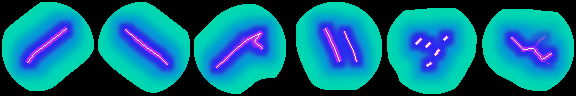
#> input picture assets/damage_masks/hires96/laser.png, 576 x 96 px; its folder holds 4 pictures in this run
$ python audit_damage_masks_96_materials.py
#> lines starting #> are read from the running program, lines starting #| are printed output that depends on the picture
#!/usr/bin/env python3
"""Nonblocking art audit of actual committed native-96 armor RGBA atlases.

Observes thermal reach, family material signatures, cutout diversity and
anti-aliased channel gradients. Aesthetic findings never gate packages.
No artwork synthesis, simulation changes or package build is performed.
"""
import argparse
import itertools
import json
import math
from pathlib import Path
from PIL import Image

ROOT=Path(__file__).resolve().parents[1]
ART=ROOT/"assets"/"damage_masks"/"hires96"
FAMILIES=("laser","kinetic","plasma","particle","missile","torpedo","fighter")
SIZE=96
COUNT=6
PIXELS_PER_ARMOR_CELL=36

def stats(frame,family):
    px=frame.load()
    cut=set()
    thermal=[]
    marked=set()
    phase_values=set()
    hot_values=set()
    outer_oxide_as_heat=0
    outer_oxide_as_chrome=0
    for y in range(SIZE):
        for x in range(SIZE):
            r,g,b,a=px[x,y]
            if a<128:cut.add((x,y))
            if r>32 or g>32 or b>32 or a<245:marked.add((x,y))
            is_anneal=b>170 if family=="laser" else g>45
            if is_anneal:
                thermal.append(math.hypot(x-47.5,y-47.5)/
                               PIXELS_PER_ARMOR_CELL)
            if family=="laser" and b>170:phase_values.add(g)
            if family=="laser" and 164<=b<=177 and g>80:
                # The outer oxide edge used to become an orange outline when
                # shader bilinear filtering crossed from B-tagged hue to
                # ordinary G thermal intensity; this should now be tapered.
                outer_oxide_as_heat+=1
            if family=="laser" and 164<=b<=177 and g<16:
                # A completely cold phase at B's edge falls into the
                # shader's cool-metal branch when bilinearly interpolated.
                outer_oxide_as_chrome+=1
            if family!="laser" and g>45:hot_values.add(g)
    return {
        "cutPixels":len(cut),
        "affectedPixels":len(marked),
        "heatOrAnnealPixels":len(thermal),
        "heatReachArmorCells":round(max(thermal),3) if thermal else 0,
        "oxidePhaseLevels":len(phase_values),
        "thermalGradientLevels":len(hot_values),
        "oxideFringeHueLeakPixels":outer_oxide_as_heat,
        "oxideFringeChromeLeakPixels":outer_oxide_as_chrome,
    },cut

def audit():
    report={"source":"Committed native-96 RGBA masks, no resampling",
            "metrics":"Widths in units of one 16x16 directional armor tile",
            "framesPerFamily":COUNT,"framePixelSize":SIZE,
            "families":{},"styleWarnings":[]}
    family_reach={}
    for family in FAMILIES:
        path=ART/(family+".png")
        with Image.open(path) as src:
#> src is the input picture: PIL image 576x96 RGBA; mean R, G, B, A 10.8, 106.1, 133, 253.6
            if src.size!=(SIZE*COUNT,SIZE):
                raise ValueError("Invalid runtime atlas dimensions: "+str(path))
            atlas=src.convert("RGBA")
        frames=[];cutsets=[]
        for v in range(COUNT):
            frame=atlas.crop((v*SIZE,0,(v+1)*SIZE,SIZE))
            one,cut=stats(frame,family)
            one["variant"]=v+1
            frames.append(one)
            cutsets.append(cut)
            if one["heatReachArmorCells"]>1.32:
                report["styleWarnings"].append(
                    family+" variant "+str(v+1)+" material exceeds 1.32 cells")
            if family=="kinetic" and one["heatOrAnnealPixels"]:
                report["styleWarnings"].append("Kinetic mask contains thermal glow")
            if family=="laser" and one["oxideFringeHueLeakPixels"]:
                report["styleWarnings"].append(
                    "Laser oxide fringe may turn into heat at tag boundary")
            if family=="laser" and one["oxideFringeChromeLeakPixels"]:
                report["styleWarnings"].append(
                    "Laser oxide fringe may turn into cold metal at tag boundary")
#> this loop made 6 passes
#> pass 1, in audit, `frame=atlas.crop((v*SIZE,0,(v+1)*SIZE,SIZE))`:
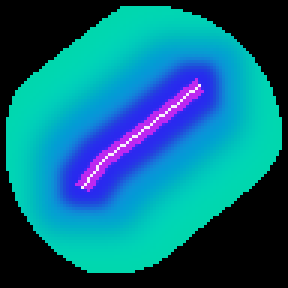
#> frame: PIL image 96x96 RGBA (shown 3 times larger); mean R, G, B, A 10.6, 104.7, 130.2, 253.9; transparent parts drawn white
#> pass 2, in audit, `frame=atlas.crop((v*SIZE,0,(v+1)*SIZE,SIZE))`:
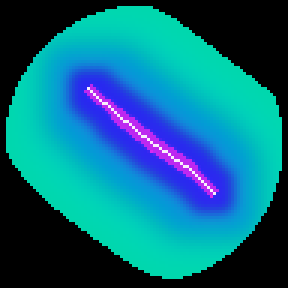
#> frame: PIL image 96x96 RGBA (shown 3 times larger); mean R, G, B, A 10.4, 104.3, 130.4, 253.9; transparent parts drawn white
#> pass 3, in audit, `frame=atlas.crop((v*SIZE,0,(v+1)*SIZE,SIZE))`:
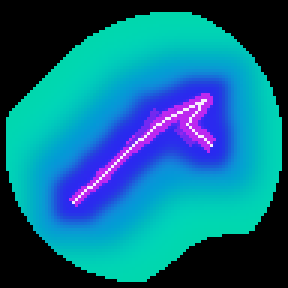
#> frame: PIL image 96x96 RGBA (shown 3 times larger); mean R, G, B, A 13.2, 103.8, 136.1, 253.4; transparent parts drawn white
#> after the loop:
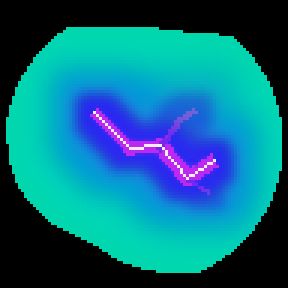
#> frame: PIL image 96x96 RGBA (shown 3 times larger); mean R, G, B, A 10.5, 106.2, 130.9, 253.9; transparent parts drawn white
#> after the loop, cutsets = 6 items; frames = 6 items
        overlap=[]
        for a,b in itertools.combinations(range(COUNT),2):
            union=len(cutsets[a]|cutsets[b])
            iou=len(cutsets[a]&cutsets[b])/union if union else 1.
            overlap.append(round(iou,4))
#> this loop made 15 passes
#> (union, iou) on passes 1 to 12: (84, 0.0119), (103, 0), (105, 0.019), (109, 0.0275), (85, 0), (103, 0.00971), (105, 0.0286), (110, 0.0273), (83, 0.0361), (126, 0), (130, 0.00769), (103, 0.00971)
#> after the loop, overlap = [0.0119, 0, 0.019, 0.0275, 0, 0.0097, 0.0286, 0.0273, 0.0361, 0, 0.0077, 0.0097, 0.0305, 0.0189, 0.0367]
        family_reach[family]=[x["heatReachArmorCells"] for x in frames]
        report["families"][family]={
            "frames":frames,
            "worstCutIoU":max(overlap),
            "meanThermalReach":round(sum(family_reach[family])/COUNT,3),
        }
        if max(overlap)>.65:
            report["styleWarnings"].append(
                family+" masks have similar cut topology (IoU > 0.65)")
        print(f"{family.upper():8s}",
              "reach",family_reach[family],
              "worst cut IoU",max(overlap))
#| LASER    reach [1.288, 1.288, 1.288, 1.288, 1.288, 1.288] worst cut IoU 0.0367
#> pass 2 of the loop in audit, `for family in FAMILIES:`:
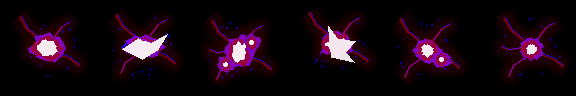
#> input picture assets/damage_masks/hires96/kinetic.png, 576 x 96 px
#> in audit, src is the input picture: PIL image 576x96 RGBA; mean R, G, B, A 19.9, 0, 10.6, 247.7
#> the loop in audit, `for v in range(COUNT):` made 6 passes
#> pass 1, in audit, `frame=atlas.crop((v*SIZE,0,(v+1)*SIZE,SIZE))`:
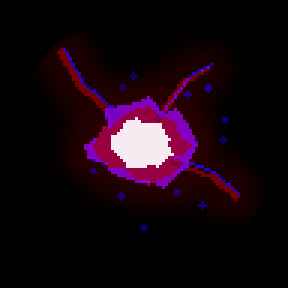
#> frame: PIL image 96x96 RGBA (shown 3 times larger); mean R, G, B, A 19.7, 0, 10.1, 248.7; transparent parts drawn white
#> after the loop in audit, `for v in range(COUNT):`:
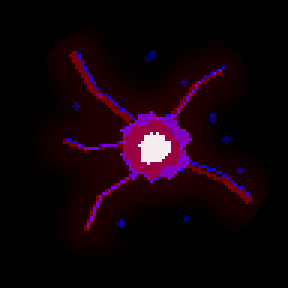
#> frame: PIL image 96x96 RGBA (shown 3 times larger); mean R, G, B, A 17.1, 0, 7.8, 252.9; transparent parts drawn white
#> the loop in audit, `for a,b in itertools.combinations(range(COUNT),2):` made 15 passes
#> (union, iou) on passes 1 to 8: (516, 0.471), (355, 0.42), (535, 0.407), (283, 0.357), (250, 0.32), (566, 0.355), (685, 0.483), (532, 0.216)
#> after the loop in audit, `for a,b in itertools.combinations(range(COUNT),2):`: overlap = [0.471, 0.42, 0.407, 0.357, 0.32, 0.355, 0.483, 0.216, 0.161, 0.33, 0.281, 0.22, 0.17, 0.162, 0.0792]
#| KINETIC  reach [0, 0, 0, 0, 0, 0] worst cut IoU 0.4832
    other_max=max(max(v) for k,v in family_reach.items() if k!="laser")
    report["largestNonLaserThermalReach"]=other_max
    report["laserAnnealExceedsEveryNonLaserVariant"]=all(
        x>other_max for x in family_reach["laser"])
    if not report["laserAnnealExceedsEveryNonLaserVariant"]:
        report["styleWarnings"].append(
            "Laser annealing not wider than every other weapon variant")
    return report

def main():
    parser=argparse.ArgumentParser()
    parser.add_argument("--report",type=Path,
                        default=Path("test-output/armor-observation/96-material-audit.json"))
    args=parser.parse_args()
    report=audit()
    args.report.parent.mkdir(parents=True,exist_ok=True)
    args.report.write_text(json.dumps(report,indent=2)+"\n",encoding="utf-8")
    for warning in report["styleWarnings"]:
        print("VISUAL ONLY / NOT A RELEASE GATE:",warning)
    print("Saved real native-96 material audit:",args.report)
    return 0

if __name__=="__main__":
#> (the run stopped early here; a loop or call above may not have finished)
